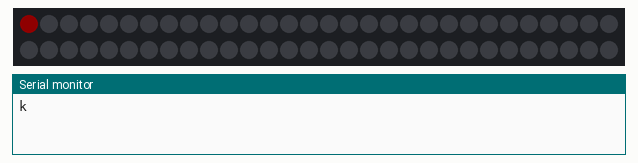
The sketch below on a simulated Arduino Uno, built with avr-gcc and run on an emulated ATmega328P. Parts: 60 RGB LEDs in strip order, left to right, continuing on the next row, the last lines printed to the serial monitor. Dim RGB values are drawn brighter than linear.

Above: at 0.15 s.
At 1.55 s:
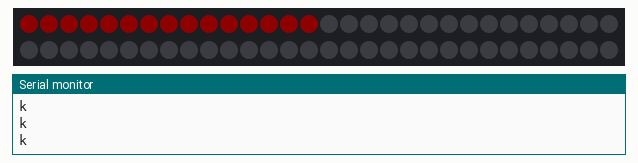
At 3.05 s:
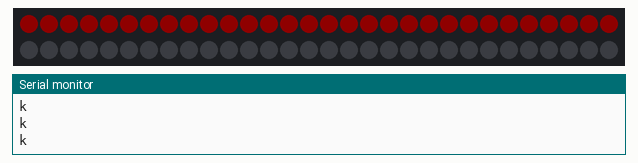
At 4.55 s:
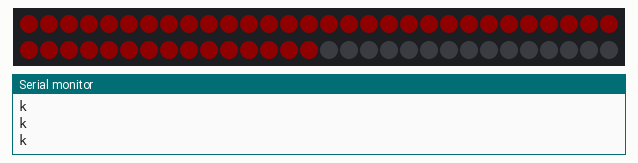
At 6.1 s:
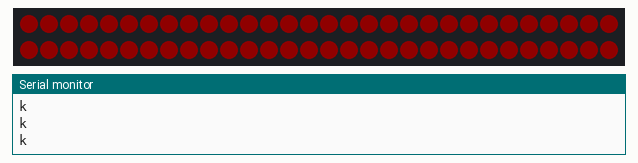

The sketch:

effects.ino
```cpp
#include <FastLED.h>
#define DATA_PIN2 9
#define NUM_LEDS2 60
CRGB mec[NUM_LEDS2];
int avgh = 30; //avarage height of fire
#define wobl 15 //fire's main line random change amount
//fire
int randsize = 0;
int lastrandsize = 0;
unsigned long seed;
unsigned long timer;
int rando;
int i;
void setup() {
  FastLED.addLeds<WS2812B, DATA_PIN2, GRB>(mec, NUM_LEDS2);
  FastLED.setBrightness(30);
  Serial.begin(9600);
}

void loop() {
  /*
    for (int i = 0; i < 400; i++) {
    seed = 1;
    for (byte j = 0; j < 16; j++) {
      seed *= 4;
      seed += analogRead(A0) & 3;
    }
    //Serial.println(seed);
    }
    randomSeed(seed);
  */
  /*
    mec[1] = CRGB(125, 0, 0);
    FastLED.show();
    delay(500);
    // Now turn the LED off, then pause
    mec[1] = CRGB(0, 0, 0);
    FastLED.show();
    delay(500);
  */


  //randsize = avgh + random(0, wobl);
  //Serial.println(randsize);


  //Serial.print(randsize); Serial.print("  "); Serial.println(lastrandsize);

  //if (randsize >= lastrandsize) {
  /*
    for (int i = 0; i > 60; i++) {
    if (millis() - timer >= 500) {
      timer = millis();
      mec[i] = CRGB(168, 40, 20);
      FastLED.show();
      //Serial.println("k");
    }
    }
  */

  if (millis() - timer >= 100) {
    if (i < 60) {
      timer = millis();
      mec[i] = CRGB(125, 0, 0);
      Serial.println("k");
      FastLED.show();
      i++;
    }
    else if(i > -1){
      timer = millis();
      mec[i] = CRGB(0, 0, 0);
      Serial.println("k");
      FastLED.show();
      i--;
    }

  }


 // lastrandsize = randsize;
  //FastLED.show();

}
```
